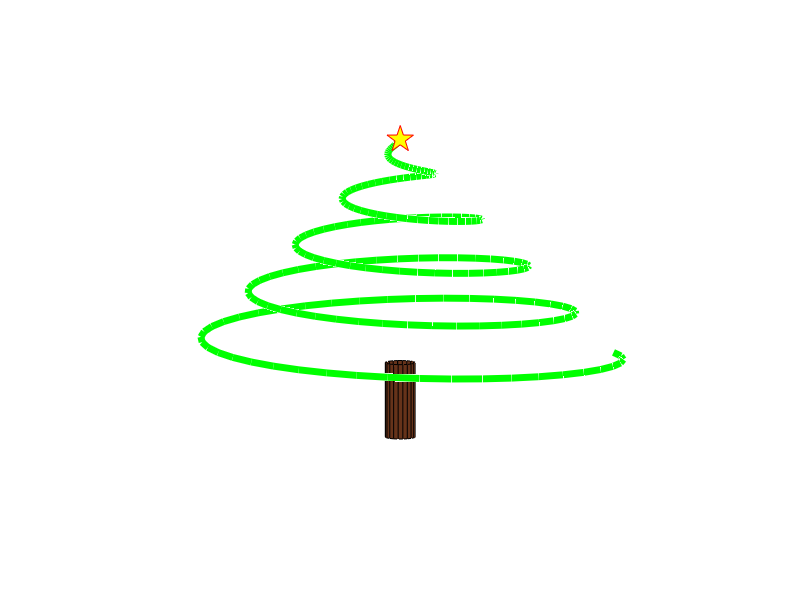

Reproduce this figure in MATLAB.
%% Make a 3d plot.
n = 30;
al = linspace(0,n,200);
plot3(al.*cos(al), al.*sin(al),n-al, 'g-','LineWidth',5);

hold on;
plot3(0,0,n,'pr','MarkerSize',20,'MarkerFaceColor',[1 1 0]);
[X,Y,Z] = cylinder(2,20);
s = surf(X, Y, -n/3*Z);
colormap([.4 .2 .1])
axis equal; axis off; view(-100,8)